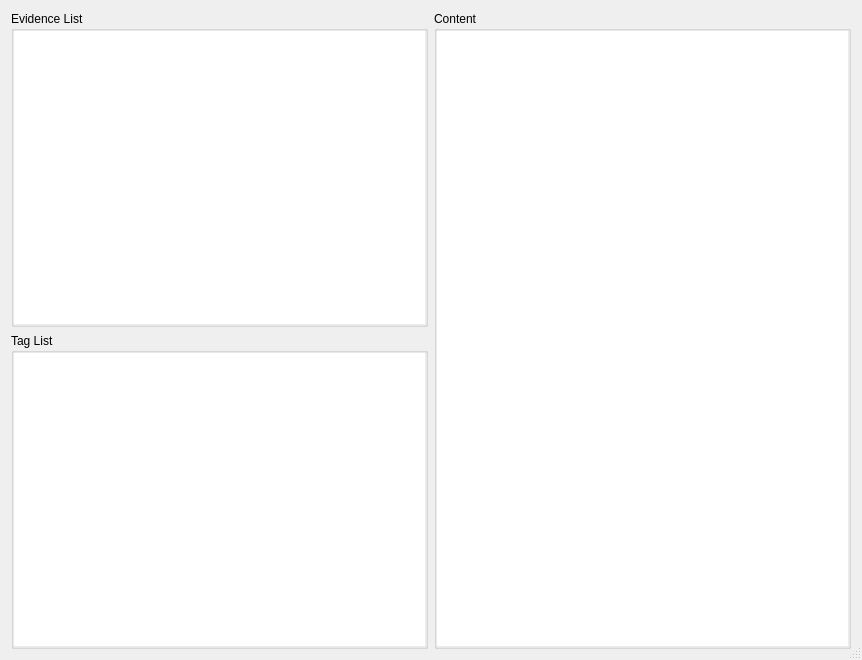
<?xml version="1.0" encoding="UTF-8"?>
<ui version="4.0">
 <class>Dialog</class>
 <widget class="QDialog" name="Dialog">
  <property name="geometry">
   <rect>
    <x>0</x>
    <y>0</y>
    <width>862</width>
    <height>660</height>
   </rect>
  </property>
  <property name="windowTitle">
   <string>Wombat Report Viewer</string>
  </property>
  <property name="sizeGripEnabled">
   <bool>true</bool>
  </property>
  <property name="modal">
   <bool>false</bool>
  </property>
  <layout class="QHBoxLayout" name="horizontalLayout">
   <item>
    <layout class="QVBoxLayout" name="verticalLayout">
     <item>
      <widget class="QGroupBox" name="groupBox">
       <property name="title">
        <string>Evidence List</string>
       </property>
       <layout class="QHBoxLayout" name="horizontalLayout_3">
        <property name="leftMargin">
         <number>0</number>
        </property>
        <property name="topMargin">
         <number>0</number>
        </property>
        <property name="rightMargin">
         <number>0</number>
        </property>
        <property name="bottomMargin">
         <number>0</number>
        </property>
        <item>
         <widget class="QListWidget" name="listWidget">
          <property name="frameShape">
           <enum>QFrame::NoFrame</enum>
          </property>
          <property name="alternatingRowColors">
           <bool>true</bool>
          </property>
          <property name="selectionBehavior">
           <enum>QAbstractItemView::SelectRows</enum>
          </property>
         </widget>
        </item>
       </layout>
      </widget>
     </item>
     <item>
      <widget class="QGroupBox" name="groupBox_2">
       <property name="title">
        <string>Tag List</string>
       </property>
       <layout class="QHBoxLayout" name="horizontalLayout_2">
        <property name="leftMargin">
         <number>0</number>
        </property>
        <property name="topMargin">
         <number>0</number>
        </property>
        <property name="rightMargin">
         <number>0</number>
        </property>
        <property name="bottomMargin">
         <number>0</number>
        </property>
        <item>
         <widget class="QListView" name="listView">
          <property name="frameShape">
           <enum>QFrame::NoFrame</enum>
          </property>
          <property name="alternatingRowColors">
           <bool>true</bool>
          </property>
          <property name="selectionBehavior">
           <enum>QAbstractItemView::SelectRows</enum>
          </property>
         </widget>
        </item>
       </layout>
      </widget>
     </item>
    </layout>
   </item>
   <item>
    <layout class="QVBoxLayout" name="verticalLayout_2">
     <item>
      <widget class="QGroupBox" name="groupBox_3">
       <property name="styleSheet">
        <string notr="true"/>
       </property>
       <property name="title">
        <string>Content</string>
       </property>
       <property name="flat">
        <bool>false</bool>
       </property>
       <layout class="QHBoxLayout" name="horizontalLayout_4">
        <property name="leftMargin">
         <number>0</number>
        </property>
        <property name="topMargin">
         <number>0</number>
        </property>
        <property name="rightMargin">
         <number>0</number>
        </property>
        <property name="bottomMargin">
         <number>0</number>
        </property>
        <item>
         <widget class="QTextBrowser" name="textBrowser">
          <property name="frameShape">
           <enum>QFrame::NoFrame</enum>
          </property>
          <property name="frameShadow">
           <enum>QFrame::Sunken</enum>
          </property>
         </widget>
        </item>
       </layout>
      </widget>
     </item>
    </layout>
   </item>
  </layout>
 </widget>
 <resources/>
 <connections/>
</ui>
